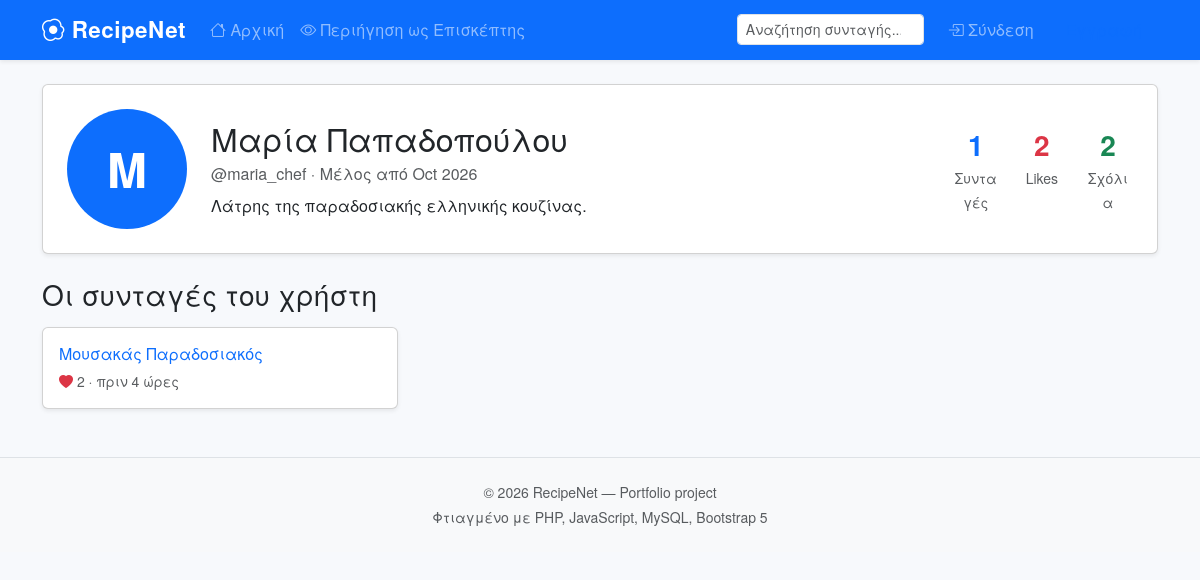
The page /profile.php?id=1 on the database its author committed.
### tables this page shows
CREATE TABLE users (
    id              INT AUTO_INCREMENT PRIMARY KEY,
    username        VARCHAR(50)  NOT NULL UNIQUE,
    email           VARCHAR(100) NOT NULL UNIQUE,
    password_hash   VARCHAR(255) NOT NULL,
    full_name       VARCHAR(100),
    bio             TEXT,
    avatar          VARCHAR(255) DEFAULT 'default_avatar.png',
    created_at      DATETIME DEFAULT CURRENT_TIMESTAMP,
    INDEX idx_username (username),
    INDEX idx_email (email)
);

CREATE TABLE recipes (
    id              INT AUTO_INCREMENT PRIMARY KEY,
    user_id         INT NOT NULL,
    title           VARCHAR(150) NOT NULL,
    description     TEXT,
    ingredients     TEXT NOT NULL,
    steps           TEXT NOT NULL,
    image           VARCHAR(255),
    category        VARCHAR(50),
    prep_time       INT,  
    created_at      DATETIME DEFAULT CURRENT_TIMESTAMP,
    FOREIGN KEY (user_id) REFERENCES users(id) ON DELETE CASCADE,
    INDEX idx_user (user_id),
    INDEX idx_created (created_at),
    FULLTEXT INDEX idx_search (title, description, ingredients)
);

### includes/functions.php (called while the page is built, shortened)
<?php
function e(?string $value): string {
    return htmlspecialchars($value ?? '', ENT_QUOTES | ENT_HTML5, 'UTF-8');
}
function timeAgo(string $datetime): string {
    $time = strtotime($datetime);
    $diff = time() - $time;
    if ($diff < 86400) return "πριν " . floor($diff / 3600) . " ώρες";
    return date('d/m/Y', $time);
}

### profile.php (the view, shortened to what this page needs)
<?php
require_once 'config/db.php';
require_once 'includes/functions.php';
$id = (int)($_GET['id'] ?? 0);
$stmt = $pdo->prepare("SELECT id, username, full_name, bio, avatar, created_at FROM users WHERE id = ?");
$stmt->execute([$id]);
$user = $stmt->fetch();
$stmt = $pdo->prepare(
    "SELECT r.*, (SELECT COUNT(*) FROM likes l WHERE l.recipe_id = r.id) AS like_count
     FROM recipes r WHERE r.user_id = ? ORDER BY r.created_at DESC"
);
$stmt->execute([$id]);
$recipes = $stmt->fetchAll();
$stats = $pdo->prepare(
    "SELECT (SELECT COUNT(*) FROM recipes WHERE user_id = :uid) AS total_recipes,
            (SELECT COUNT(*) FROM likes l JOIN recipes r ON l.recipe_id = r.id WHERE r.user_id = :uid) AS total_likes,
            (SELECT COUNT(*) FROM comments c JOIN recipes r ON c.recipe_id = r.id WHERE r.user_id = :uid) AS total_comments"
);
$stats->execute([':uid' => $id]);
$s = $stats->fetch();
require 'includes/header.php';
?>
<div class="card shadow-sm mb-4">
    <div class="card-body p-4 d-flex flex-column flex-md-row align-items-center gap-4">
        <div class="profile-avatar bg-primary text-white rounded-circle d-flex align-items-center justify-content-center"
             style="width:120px;height:120px;font-size:3rem;">
            <?= strtoupper(mb_substr($user['username'], 0, 1)) ?>
        </div>
        <div class="flex-grow-1 text-center text-md-start">
            <h2 class="mb-1"><?= e($user['full_name'] ?: $user['username']) ?></h2>
            <p class="text-muted mb-2">@<?= e($user['username']) ?> · Μέλος από <?= date('M Y', strtotime($user['created_at'])) ?></p>
            <?php if (!empty($user['bio'])): ?>
                <p class="mb-0"><?= e($user['bio']) ?></p>
            <?php endif; ?>
        </div>
        <div class="text-center">
            <div class="row text-center g-3">
                <div class="col-4">
                    <div class="fs-3 fw-bold text-primary"><?= (int)$s['total_recipes'] ?></div>
                    <small class="text-muted">Συνταγές</small>
                </div>
                <div class="col-4">
                    <div class="fs-3 fw-bold text-danger"><?= (int)$s['total_likes'] ?></div>
                    <small class="text-muted">Likes</small>
                </div>
                <div class="col-4">
                    <div class="fs-3 fw-bold text-success"><?= (int)$s['total_comments'] ?></div>
                    <small class="text-muted">Σχόλια</small>
                </div>
            </div>
        </div>
    </div>
</div>
<h3 class="mb-3">Οι συνταγές του χρήστη</h3>
<?php if (empty($recipes)): ?>
    <div class="alert alert-info">Δεν υπάρχουν δημοσιεύσεις ακόμη.</div>
<?php else: ?>
    <div class="row g-4">
        <?php foreach ($recipes as $r): ?>
            <div class="col-md-6 col-lg-4">
                <div class="card h-100 shadow-sm">
                    <div class="card-body">
                        <h6 class="card-title"><a href="recipe.php?id=<?= (int)$r['id'] ?>" class="text-decoration-none"><?= e($r['title']) ?></a></h6>
                        <p class="card-text small text-muted mb-0">
                            <i class="bi bi-heart-fill text-danger"></i> <?= (int)$r['like_count'] ?>
                            · <?= e(timeAgo($r['created_at'])) ?>
                        </p>
                    </div>
                </div>
            </div>
        <?php endforeach; ?>
    </div>
<?php endif; ?>
<?php require 'includes/footer.php'; ?>

### assets/css/style.css (style rules this page uses)
body { background-color: #f7f9fc; font-family: 'Helvetica Neue', Arial, sans-serif; }
.profile-avatar { font-weight: bold; }

### rows shown on the page
users: username "M", full_name "Μαρία Παπαδοπούλου", username "maria_chef", created_at "Oct 2026", bio "Λάτρης της παραδοσιακής ελληνικής κουζίνας."
recipes: title "Μουσακάς Παραδοσιακός", like_count "2", created_at "πριν 4 ώρες"

### other values the page prints
$s['total_recipes'] "1"
$s['total_likes'] "2"
$s['total_comments'] "2"
